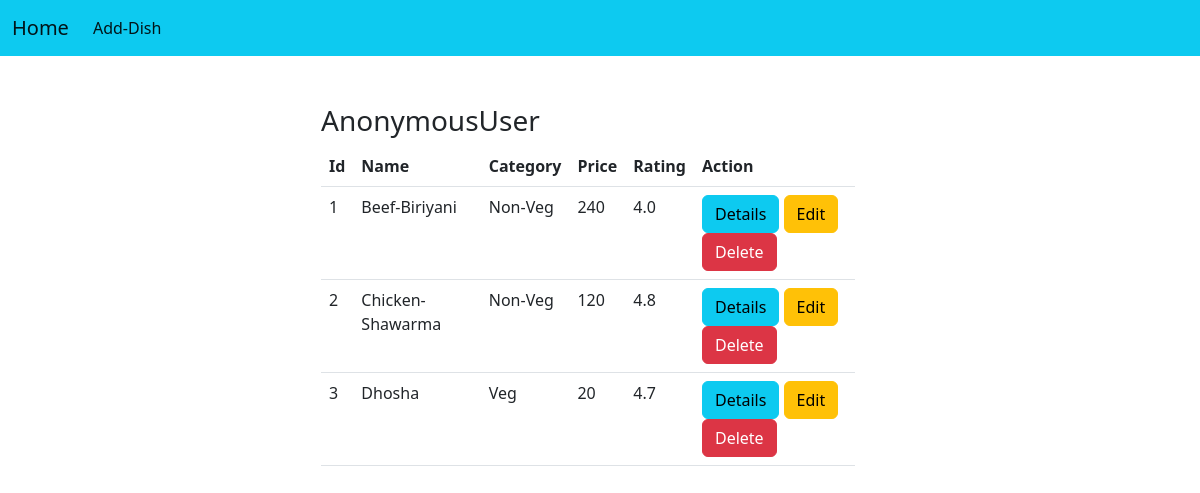
The page /list_dishes on the database as committed earlier.
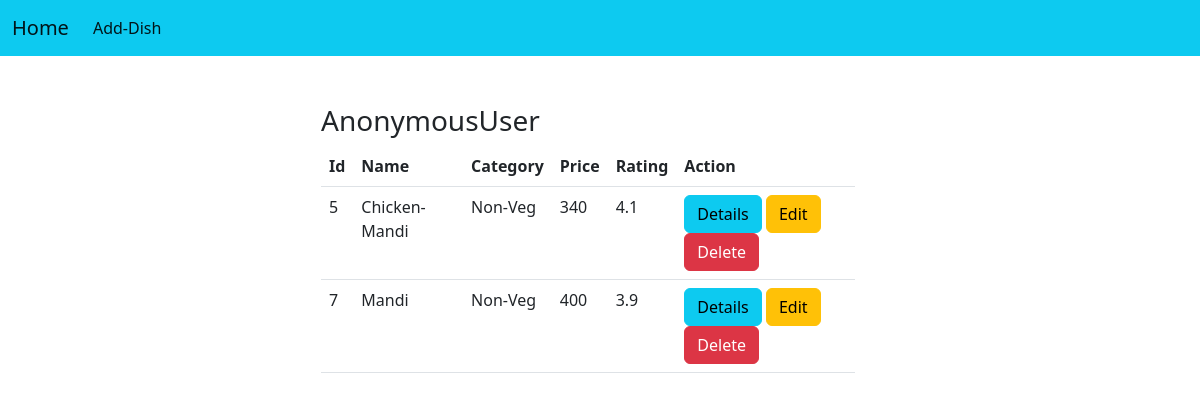
The same page on the database as committed later.
### dishes/models.py (models this page shows, shortened)
class Dishes(models.Model):
    name=models.CharField(max_length=100)
    category=models.CharField(max_length=100)
    price=models.PositiveBigIntegerField()
    rating=models.FloatField(default=3)

### dishes/views.py (the view)
# urls.py: path('list_dishes',views.DishListView.as_view(),name="dish-all"),
class DishListView(View):
    def get(self,request,*args,**kwargs):
        all_dishes=Dishes.objects.all()
        return render(request,"list-dish.html",{"dishes":all_dishes})

### dishes/templates/list-dish.html (shortened to what this page needs)
{%extends 'base.html'%}
{%block body_block%}
<div class="container">
    <div class="row">
        <div class="col-4"></div>
        <div class="col-4"></div>
    <div class="row mt-4">
        <div class="col-3"></div>
        <div class="col-6">
            <h3>{{request.user}}</h3>
            <table class="table  ">
                <tr>
                    <th>Id</th>
                    <th>Name</th>
                    <th>Category</th>
                    <th>Price</th>
                    <th>Rating</th>
                    <th>Action</th>
                </tr>
                {%for dish in dishes%}
                <tr>
                    <td>{{dish.id}}</td>
                    <td>{{dish.name}}</td>
                    <td>{{dish.category}}</td>
                    <td>{{dish.price}}</td>
                    <td>{{dish.rating}}</td>
                    <td>
                        <a href="{%url 'dish-detail' dish.id%}" class="btn btn-info">Details</a>
                        <a href="" class="btn btn-warning">Edit</a>
                        <a href="{%url 'dish-delete' dish.id%}" class="btn btn-danger">Delete</a>
                    </td>
                </tr>
                {%endfor%}
            </table>
        </div>
        <div class="col-3"></div>
    </div>
</div>
{%endblock%}

Rows that differ between the two databases and show on the page:
removed Dishes: id "1", name "Beef-Biriyani", category "Non-Veg", price "240", rating "4.0"
removed Dishes: id "2", name "Chicken-Shawarma", category "Non-Veg", price "120", rating "4.8"
removed Dishes: id "3", name "Dhosha", category "Veg", price "20", rating "4.7"
added Dishes: id "5", name "Chicken-Mandi", category "Non-Veg", price "340", rating "4.1"
added Dishes: id "7", name "Mandi", category "Non-Veg", price "400", rating "3.9"
